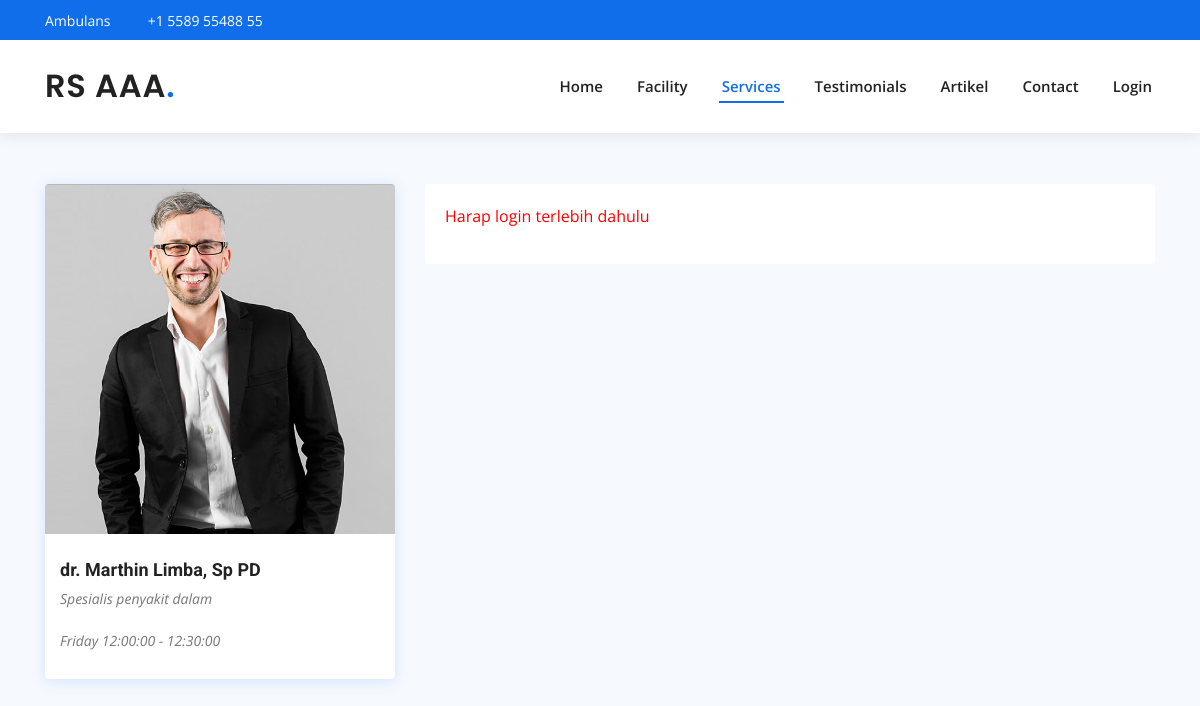
Before: /buat-janji.php?id=1 with the older database file.
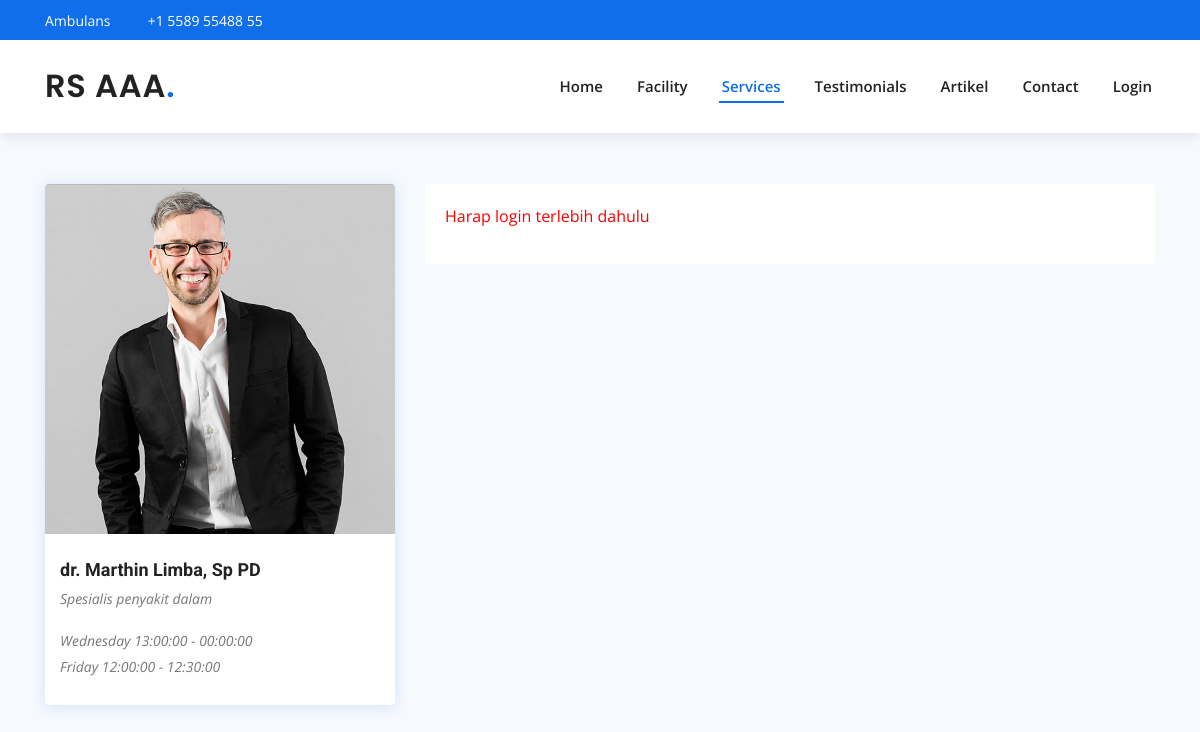
After: the same page with the newer database file.
### tables this page shows
CREATE TABLE `schedule` (
  `idSchedule` int(11) NOT NULL,
  `idDoctors` int(11) NOT NULL,
  `dateSchedule` date NOT NULL,
  `daySchedule` varchar(10) NOT NULL,
  `starttime` time NOT NULL,
  `endtime` time NOT NULL,
  `avail` varchar(10) NOT NULL
);

### buat-janji.php (the view, shortened to what this page needs)
<?php
include 'header.php';
include 'includes/dbh.inc.php';
?>
<header id="header" class="fixed-top">
  <div class="container d-flex align-items-center">
    <h1 class="logo mr-auto"><a href="index.php">RS AAA<span>.</span></a></h1>
    <nav class="nav-menu d-none d-lg-block">
      <ul>
        <li><a href="index.php">Home</a></li>
        <li><a href="index.php">Facility</a></li>
        <li class="active"><a href="buat-janji.php">Services</a>
        </li>
        <li><a href="index.php">Testimonials</a></li>
        <li><a href="index.php">Artikel</a></li>
        <li><a href="index.php">Contact</a></li>
        <?php
        if (isset($_SESSION["usernameUser"])) { ?>
          <li>
            <a class="dropdown-toggle" data-toggle="dropdown" href="#"><?= ($_SESSION['nameUser']) ?></a>
            <div class="dropdown-menu">
              <a class="dropdown-item text-center" href="user/pages-profile.php">Profile</a>
              <div class="dropdown-divider"></div>
              <a class="dropdown-item text-center" href='includes/logout.inc.php' class='login'>Logout</a>
            </div>
          </li>
          <div>
            <?php
            include "includes/dbh.inc.php";
            $image_query = mysqli_query($conn, "SELECT usersPhoto FROM users WHERE usersId = '" . $_SESSION['idUser'] . "'");
            while ($rows = mysqli_fetch_array($image_query)) {
              $img_name = $rows["usersPhoto"];
            ?>
              <img class="img-profile rounded-circle" width="45px" src="assets/foto/<?= $img_name ?>">
            <?php
            }
            ?>
          </div>
        <?php } else { ?>
          <li><a href='login.php' class='login'>Login</a></li>
        <?php } ?>
      </ul>
    </nav>
  </div>
</header>
<section id="services" class="team section-bg">
  <div class="container" data-aos="">
    <div class="row" style="margin-top: 100px;">
      <div class="col-lg-4 col-md-6 d-flex align-items-stretch" data-aos="" data-aos-delay="100">
        <div class="member">
          <div class="member-img">
            <img src="assets/img/team/team-1.jpg" class="img-fluid" alt="">
          </div>
          <div class="member-info">
            <?php
            $id_dokter = $_GET["id"];
            $sql = "SELECT * FROM doctors WHERE id_dokter = '$id_dokter'";
            $result = mysqli_query($conn, $sql);
            $row = mysqli_fetch_assoc($result);
            echo "<h4>" . $row['nama_dokter'] . "</h4>";
            echo "<p>Spesialis " . $row['spesialisasi'] . "</p>";
            $sql2 = "SELECT * FROM schedule WHERE idDoctors = '$id_dokter' AND avail = 'available'";
            $result2 = mysqli_query($conn, $sql2);
            $check2 = mysqli_num_rows($result2);
            if ($check2 > 0) {
              while ($rows2 = mysqli_fetch_assoc($result2)) {
                echo "
                    <p class='mb-0'>" . $rows2['daySchedule'] . " " . $rows2['starttime'] . " - " . $rows2['endtime'] . "</p>
                    ";
              }
            } else {
              echo "<p>Tidak ada jadwal</p>";
            }
            ?>
          </div>
        </div>
      </div>
      <div class="col-lg-8 col-md-6">
        <div class="card" style="border: 0px;">
          <div class="card-body" style="outline: none;">
            <?php
            if (!isset($_SESSION["idUser"])) {
              echo "<p style='color: red;'>Harap login terlebih dahulu</p>";
            }
            ?>
          </div>
        </div>
      </div>
    </div>
  </div>
</section>
</body>
</html>

Changed rows visible on the page:
now on this page (row edited): schedule: daySchedule "Wednesday", starttime "13:00:00", endtime "00:00:00"
